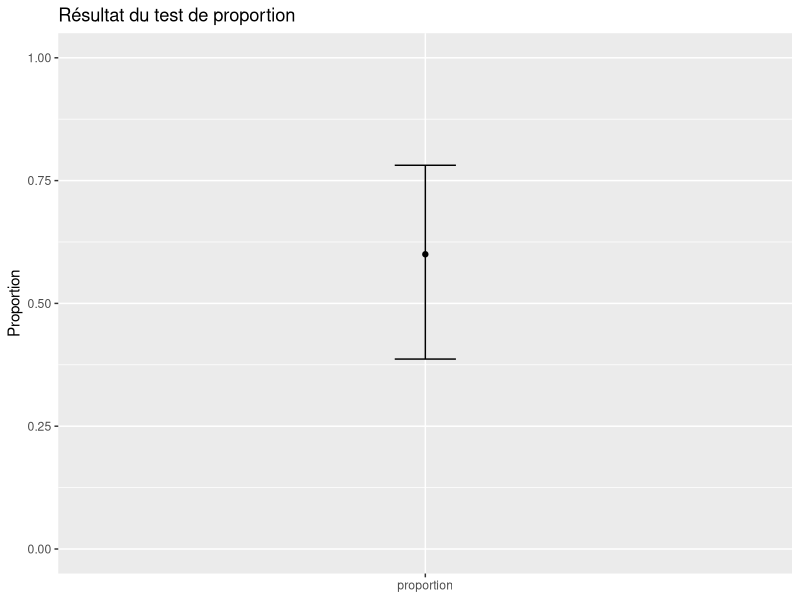

Source code (R):
# fonction prop_test_context

prop_test_context <- function(x, n, p0 = 0.5, conf_level = 0.95) {
  
  # 1. appel à prop.test()
  res <- prop.test(
    x = x,
    n = n,
    p = p0,
    conf.level = conf_level,
    correct = FALSE
  )
  
  # 2. calculer la proportion estimée
  prop_estimee <- x / n
  
  # 3. construire l'objet de sortie
  out <- list(
    x           = x,
    n           = n,
    p0          = p0,
    conf_level  = conf_level,
    prop_estimee = prop_estimee,
    p_value      = res$p.value,
    ic_inf       = res$conf.int[1],
    ic_sup       = res$conf.int[2]
  )
  
  # 4. lui donner une classe S3
  class(out) <- "context_table"
  
  # 5. retourner l'objet
  return(out)
}


library(ggplot2)

# Méthode plot.context_table
plot.context_table <- function(x, ...) {
  # x est l'objet de classe "context_table"
  
  df <- data.frame(
    label   = "proportion",
    estimate = x$prop_estimee,
    ic_inf   = x$ic_inf,
    ic_sup   = x$ic_sup
  )
  
  ggplot2::ggplot(df, ggplot2::aes(x = label, y = estimate)) +
    ggplot2::geom_point() +
    ggplot2::geom_errorbar(
      ggplot2::aes(ymin = ic_inf, ymax = ic_sup),
      width = 0.1
    ) +
    ggplot2::coord_cartesian(ylim = c(0, 1)) +
    ggplot2::labs(
      x = NULL,
      y = "Proportion",
      title = "Résultat du test de proportion"
    )
}

obj <- prop_test_context(12, 20, p0 = 0.5)

plot(obj)   # appelle plot.context_table(obj)